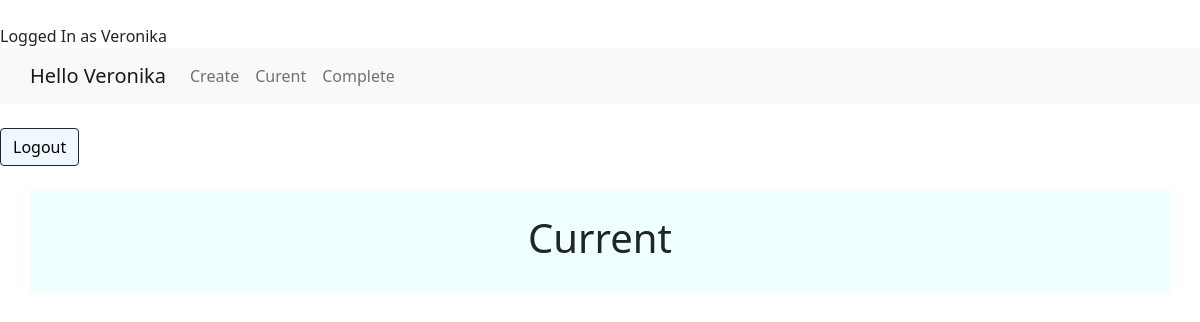
The app's page /curent/ (signed in), older data.
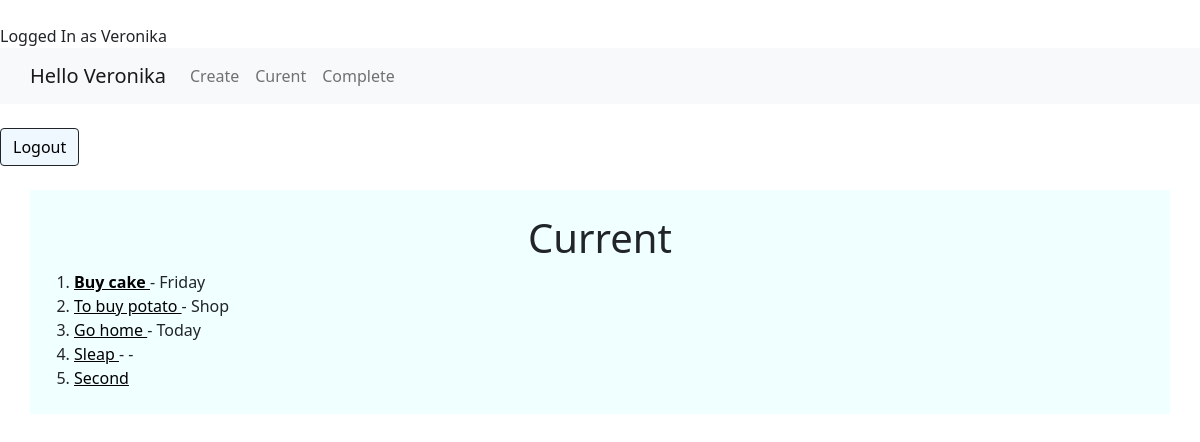
The same page, newer data.
### todo/models.py (models this page shows, shortened)
class Todo (models.Model):
    title = models.CharField(max_length=255)
    memo= models.TextField(blank=True) #не обязательно к заполнению
    date_created=models.DateTimeField(auto_now_add=True)
    date_comleted=models.DateTimeField(null=True, blank=True)
    imported=models.BooleanField(default=False)
    user=models.ForeignKey(User, on_delete=models.CASCADE)

### todo/views.py (the view)
# urls.py: path('curent/', views.curenttodos, name = 'curenttodos'),
@login_required
def curenttodos(request):
    todos = Todo.objects.filter(user=request.user, date_comleted__isnull=True)
    return render(request, 'todo/curenttodos.html', {'todos': todos})

### todo/templates/todo/curenttodos.html (shortened to what this page needs)
<!DOCTYPE html>
<html lang="en">
<head>
</head>
<body style="background-image: url(https://catherineasquithgallery.com/uploads/posts/2021-02/1612752338_96-p-goluboi-fon-s-lapkami-141.jpg)">
{% extends 'todo/base.html' %}
{% block content %}
<br>
    <div class="container" style="background-color: azure">
  <br>
    <h1 align="center">      Current</h1>
<ol>
    {% for tod in todos %}
        <li>{% if tod.imported %}<b> <a href =" {% url 'viewtodo' tod.id %}" style="color: black">{{ tod.title }} </a></b>{% else %} <a href =" {% url 'viewtodo' tod.id %}" style="color: black">{{ tod.title }} </a>{%  endif %}
        {% if tod.memo %} - {{ tod.memo }}{% endif %}</li>
    {% endfor %}
<br></ol>
{% endblock %}

### todo/templates/todo/base.html (shortened to what this page needs)
<!DOCTYPE html>
<html lang="en">
<head>
    <link href="https://cdn.jsdelivr.net/npm/bootstrap@5.0.0/dist/css/bootstrap.min.css" rel="stylesheet">
</head>
<body>
<br>
{% if user.is_authenticated %}
    Logged In as  {{ user.username }}
<nav class="navbar navbar-expand-lg navbar-light bg-light">
  <a class="navbar-brand" style="margin-left: 30px"> Hello {{ user.username }}</a>
  <div class="collapse navbar-collapse" id="navbarNavAltMarkup">
    <div class="navbar-nav">
      <a class="nav-link" href="{% url 'createtodo' %}">Create</a>
      <a class="nav-link" href="{% url 'curenttodos' %}">Curent</a>
      <a class="nav-link" href="{% url 'completedtodos' %}" tabindex="-1" aria-disabled="true">Complete</a>
      </div>
  </div>
</nav>
<form action="{% url 'logoutuser' %}" method="POST" >
<br>
    <button type="submit" class="btn btn btn-dark" for="btncheck2" style="background-color: aliceblue; color: black" >Logout</button>
<br></form>
{% endif %}
{% block content %}
{% endblock %}
</body>
</html>

Row changes from the older to the newer data that the page shows:
added Todo: title "Buy cake", memo "Friday"
added Todo: title "To buy potato", memo "Shop"
added Todo: title "Go home", memo "Today"
added Todo: title "Sleap", memo "-"
added Todo: title "Second"
